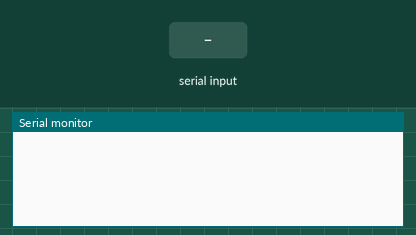
Simulated run of this sketch. Board: Arduino Mega 2560, built with avr-gcc and run on an emulated ATmega2560. Shown: the last lines printed to the serial monitor. The test bench sets the inputs (shaded band).

Above: at 2.8 s.
2.9 s: "1\n" received over the second serial link
At 4.5 s:
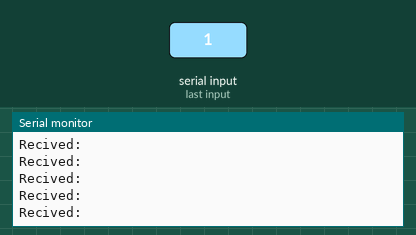
4.8 s: "0\n" received over the second serial link
At 5.97 s:
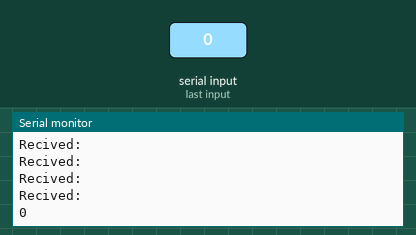
6.3 s: "2\n" received over the second serial link
At 6.32 s:
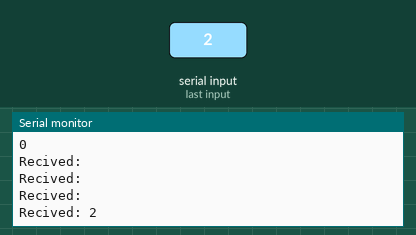

The sketch:

stm_recieve.ino
```cpp
#include <SoftwareSerial.h>
SoftwareSerial mySerial (A1,A0);
String test;
String car[5];

// String car_id="";
// String color="";
// String model="";
// String node="";
// String location="";


String id ="1234";
void setup() {
  Serial.begin(9600);
  Serial2.begin(9600);
  mySerial.begin(9600);

}

void loop() {
  // put your main code here, to run repeatedly:

if(mySerial.available()) {

  mySerial.println(String(id));
  delay(100);
  test= readStringFromSerial(mySerial);
  Serial.println( String(test));
  delay(100);
  // if(test == "Ack")
  // {
    for(int i=0;i<5;i++)
      {
        delay(100);
        car[i] = readStringFromSerial(mySerial);
        Serial.println( "Recived: " + String( car[i]) );

      }
  // }
}
delay(1000);
}
String readStringFromSerial(SoftwareSerial &nserial) {
  String result = "";
  while (nserial.available()) {
    char c = nserial.read();

    if (c == '\n') {
      break; // End of line
    }
    result += c;

  }
  return result;
}
```

Measured:
- after the input at 2.9 s, the serial monitor: prints a new line after 0.21 s (image 1)
- after the input at 4.8 s, the serial monitor: prints a new line after 1.0 s (image 2)
- after the input at 6.3 s, the serial monitor: prints a new line at once (image 3)
